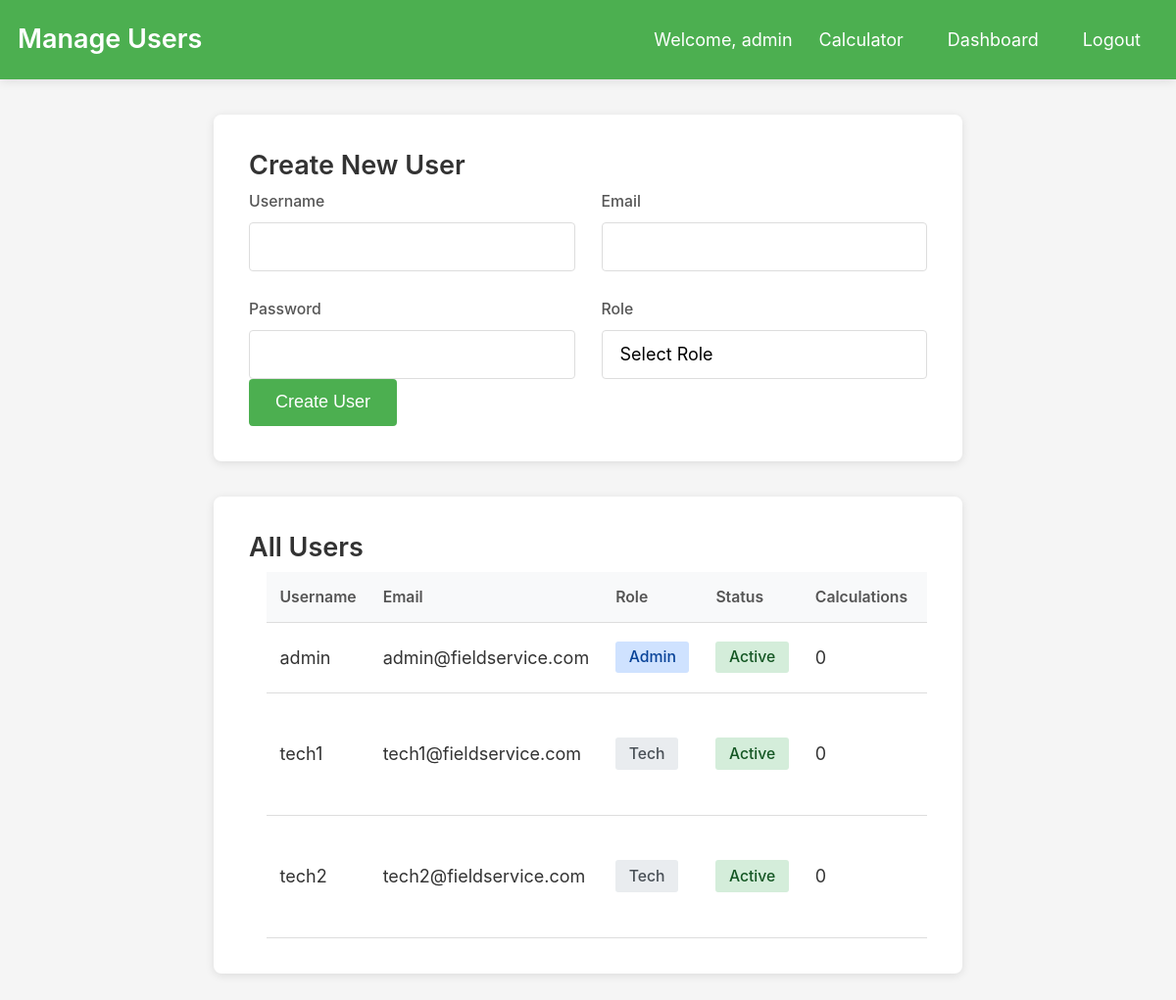
The page /manage_users.php (signed in) on the database its author committed.
### tables this page shows
CREATE TABLE users (
    id INT PRIMARY KEY AUTO_INCREMENT,
    username VARCHAR(50) UNIQUE NOT NULL,
    email VARCHAR(100) UNIQUE NOT NULL,
    password VARCHAR(255) NOT NULL,
    role ENUM('tech', 'admin') NOT NULL,
    is_active BOOLEAN DEFAULT 1,
    created_at TIMESTAMP DEFAULT CURRENT_TIMESTAMP,
    last_login TIMESTAMP NULL,
    failed_login_count INT DEFAULT 0,
    locked_until TIMESTAMP NULL,
    INDEX idx_username (username),
    INDEX idx_email (email),
    INDEX idx_is_active (is_active)
);

### config.php (called while the page is built, shortened)
<?php
function sanitizeInput($data) {
    $data = trim($data);
    $data = htmlspecialchars($data, ENT_QUOTES, 'UTF-8');
    return $data;
}
?>

### manage_users.php (the view, shortened to what this page needs)
<?php
require_once 'config.php';
function getAllUsers() {
    try {
        $pdo = getDBConnection();
        $stmt = $pdo->query("
            SELECT id, username, email, role, is_active, created_at,
                   (SELECT COUNT(*) FROM calculations WHERE user_id = users.id) as calculation_count
            FROM users
            ORDER BY created_at DESC
        ");
        return $stmt->fetchAll();
    } catch (PDOException $e) {
        error_log("Error fetching users: " . $e->getMessage());
        return [];
    }
}
$users = getAllUsers();
?>
<!DOCTYPE html>
<html lang="en">
<head>
    <link rel="stylesheet" href="css/styles.css">
</head>
<body>
    <nav class="navbar">
        <div class="navbar-content">
            <h1>Manage Users</h1>
            <div class="navbar-nav">
                <span>Welcome, <?php echo sanitizeInput($_SESSION['username']); ?></span>
                <a href="index.php">Calculator</a>
                <a href="admin.php">Dashboard</a>
                <a href="logout.php">Logout</a>
            </div>
        </div>
    </nav>
    <div class="container">
        <div class="user-form">
            <h2>Create New User</h2>
            <form method="POST" action="manage_users.php">
                <div class="form-grid">
                    <div class="form-group">
                        <label for="username">Username</label>
                        <input type="text" id="username" name="username" required
                               pattern="[a-zA-Z0-9_]+" minlength="3" maxlength="50"
                               title="Username can only contain letters, numbers, and underscores">
                    </div>
                    <div class="form-group">
                        <label for="email">Email</label>
                        <input type="email" id="email" name="email" required>
                    </div>
                    <div class="form-group">
                        <label for="password">Password</label>
                        <input type="password" id="password" name="password" required
                               minlength="6" title="Password must be at least 6 characters">
                    </div>
                    <div class="form-group">
                        <label for="role">Role</label>
                        <select id="role" name="role" required>
                            <option value="">Select Role</option>
                        </select>
                    </div>
                </div>
                <button type="submit" class="btn-primary">Create User</button>
            </form>
        </div>
        <div class="users-table-container">
            <h2>All Users</h2>
            <div class="table-wrapper">
                <table class="calculations-table">
                    <thead>
                        <tr>
                            <th>Username</th>
                            <th>Email</th>
                            <th>Role</th>
                            <th>Status</th>
                            <th>Calculations</th>
                            <th>Created</th>
                        </tr>
                    </thead>
                    <tbody>
                        <?php foreach ($users as $user): ?>
                        <tr>
                            <td><?php echo sanitizeInput($user['username']); ?></td>
                            <td><?php echo sanitizeInput($user['email']); ?></td>
                            <td>
                                <span class="role-badge <?php echo $user['role'] === 'admin' ? 'role-admin' : ''; ?>">
                                    <?php echo ucfirst($user['role']); ?>
                                </span>
                            </td>
                            <td>
                                <span class="status-badge <?php echo $user['is_active'] ? 'status-active' : 'status-inactive'; ?>">
                                    <?php echo $user['is_active'] ? 'Active' : 'Inactive'; ?>
                                </span>
                            </td>
                            <td><?php echo number_format($user['calculation_count']); ?></td>
                            <td><?php echo date('m/d/y', strtotime($user['created_at'])); ?></td>
                        </tr>
                        <?php endforeach; ?>
                    </tbody>
                </table>
            </div>
        </div>
    </div>
</body>
</html>

### css/styles.css (style rules this page uses)
* { margin: 0; padding: 0; box-sizing: border-box; }
:root { --primary-color: #4CAF50; --primary-hover: #45a049; --secondary-color: #ddd; --secondary-hover: #ccc; --danger-color: #dc3545; --success-color: #28a745; --text-primary: #333; --text-secondary: #555; --text-light: #777; --bg-primary: #ffffff; --bg-secondary: #f8f9fa; --bg-body: #f5f5f5; --border-color: #ddd; --shadow: 0 2px 10px rgba(0,0,0,0.1); --spacing-xs: 0.25rem; --spacing-sm: 0.5rem; --spacing-md: 1rem; --spacing-lg: 1.5rem; --spacing-xl: 2rem; --font-family: -apple-system, BlinkMacSystemFont, 'Segoe UI', Roboto, Oxygen, Ubuntu, Cantarell, sans-serif; --font-size-sm: 0.875rem; --font-size-base: 1rem; --font-size-lg: 1.125rem; --font-size-xl: 1.5rem; --touch-target: 44px; }
html { font-size: 16px; -webkit-text-size-adjust: 100%; }
body { font-family: var(--font-family); font-size: var(--font-size-base); line-height: 1.5; color: var(--text-primary); background-color: var(--bg-body); min-height: 100vh; display: flex; flex-direction: column; }
h1, h2, h3, h4, h5, h6 { margin-bottom: var(--spacing-sm); font-weight: 600; line-height: 1.2; }
h1 { font-size: 1.75rem; }
h2 { font-size: 1.5rem; }
a { color: var(--primary-color); text-decoration: none; transition: color 0.3s; }
.navbar { background-color: var(--primary-color); color: white; padding: var(--spacing-md); box-shadow: var(--shadow); position: sticky; top: 0; z-index: 100; }
.navbar-content { max-width: 1200px; margin: 0 auto; display: flex; flex-direction: column; gap: var(--spacing-md); }
.navbar h1 { font-size: 1.25rem; margin: 0; }
.navbar-nav { display: flex; flex-wrap: wrap; gap: var(--spacing-sm); align-items: center; }
.navbar a { color: white; padding: var(--spacing-sm) var(--spacing-md); border-radius: 4px; transition: background-color 0.3s; min-height: var(--touch-target); display: flex; align-items: center; }
.container { width: 100%; max-width: 800px; margin: 0 auto; padding: var(--spacing-md); flex: 1; }
.form-grid { display: grid; grid-template-columns: 1fr; gap: var(--spacing-lg); }
.form-group { margin-bottom: 0; }
label { display: block; margin-bottom: var(--spacing-sm); color: var(--text-secondary); font-weight: 500; font-size: var(--font-size-sm); }
input[type="number"], input[type="text"], input[type="email"], input[type="password"], select, textarea { width: 100%; min-height: var(--touch-target); padding: 0.75rem 1rem; border: 1px solid var(--border-color); border-radius: 4px; font-size: var(--font-size-base); font-family: var(--font-family); transition: border-color 0.3s, box-shadow 0.3s; background-color: var(--bg-primary); -webkit-appearance: none; }
button, .btn { min-height: var(--touch-target); padding: 0.75rem 1.5rem; border: none; border-radius: 4px; font-size: var(--font-size-base); font-weight: 500; cursor: pointer; transition: all 0.3s; text-align: center; display: inline-flex; align-items: center; justify-content: center; text-decoration: none; user-select: none; }
.btn-primary { background-color: var(--primary-color); color: white; }
.table-wrapper { overflow-x: auto; -webkit-overflow-scrolling: touch; margin: 0 -var(--spacing-md); padding: 0 var(--spacing-md); }
.calculations-table { width: 100%; min-width: 500px; border-collapse: collapse; }
.calculations-table th, .calculations-table td { padding: var(--spacing-sm); text-align: left; border-bottom: 1px solid var(--border-color); white-space: nowrap; }
.calculations-table th { background-color: var(--bg-secondary); font-weight: 600; color: var(--text-secondary); font-size: var(--font-size-sm); }
@media (min-width: 576px) { .navbar-content { flex-direction: row; justify-content: space-between; align-items: center; } }
@media (min-width: 576px) { .navbar h1 { font-size: 1.5rem; } }
@media (min-width: 768px) { .form-grid { grid-template-columns: 1fr 1fr; } }
@media (min-width: 768px) { .calculations-table th, .calculations-table td { padding: 0.75rem; } }
@media (min-width: 768px) { .container { padding: var(--spacing-xl) var(--spacing-md); } }
@media (min-width: 1024px) { html { font-size: 18px; } }

### rows shown on the page
users: username "admin", email "admin@fieldservice.com", role "Admin", is_active "Active", calculation_count "0"
users: username "tech1", email "tech1@fieldservice.com", role "Tech", is_active "Active", calculation_count "0"
users: username "tech2", email "tech2@fieldservice.com", role "Tech", is_active "Active", calculation_count "0"

### other values the page prints
sanitizeInput($_SESSION['username']) "admin"
